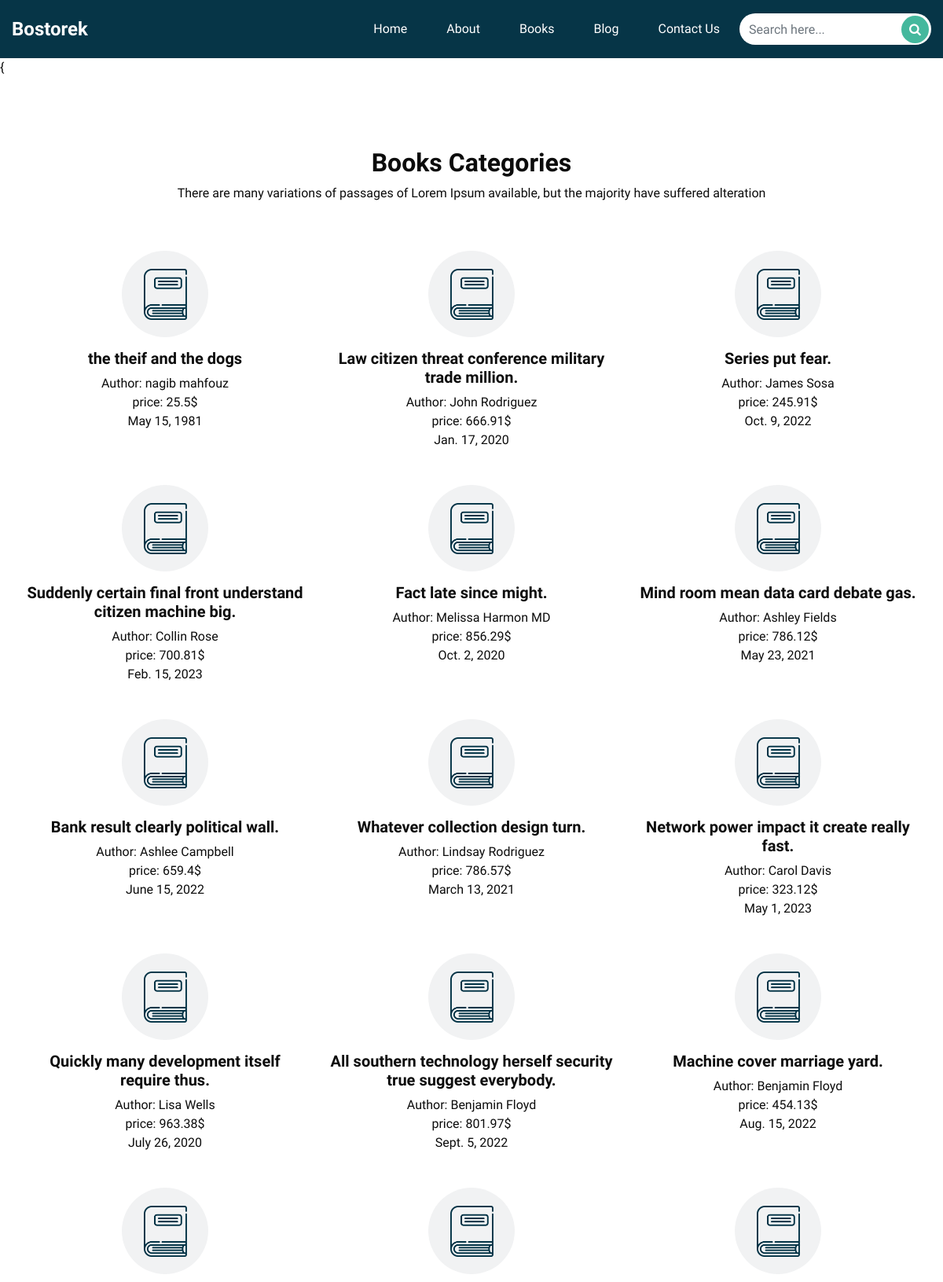
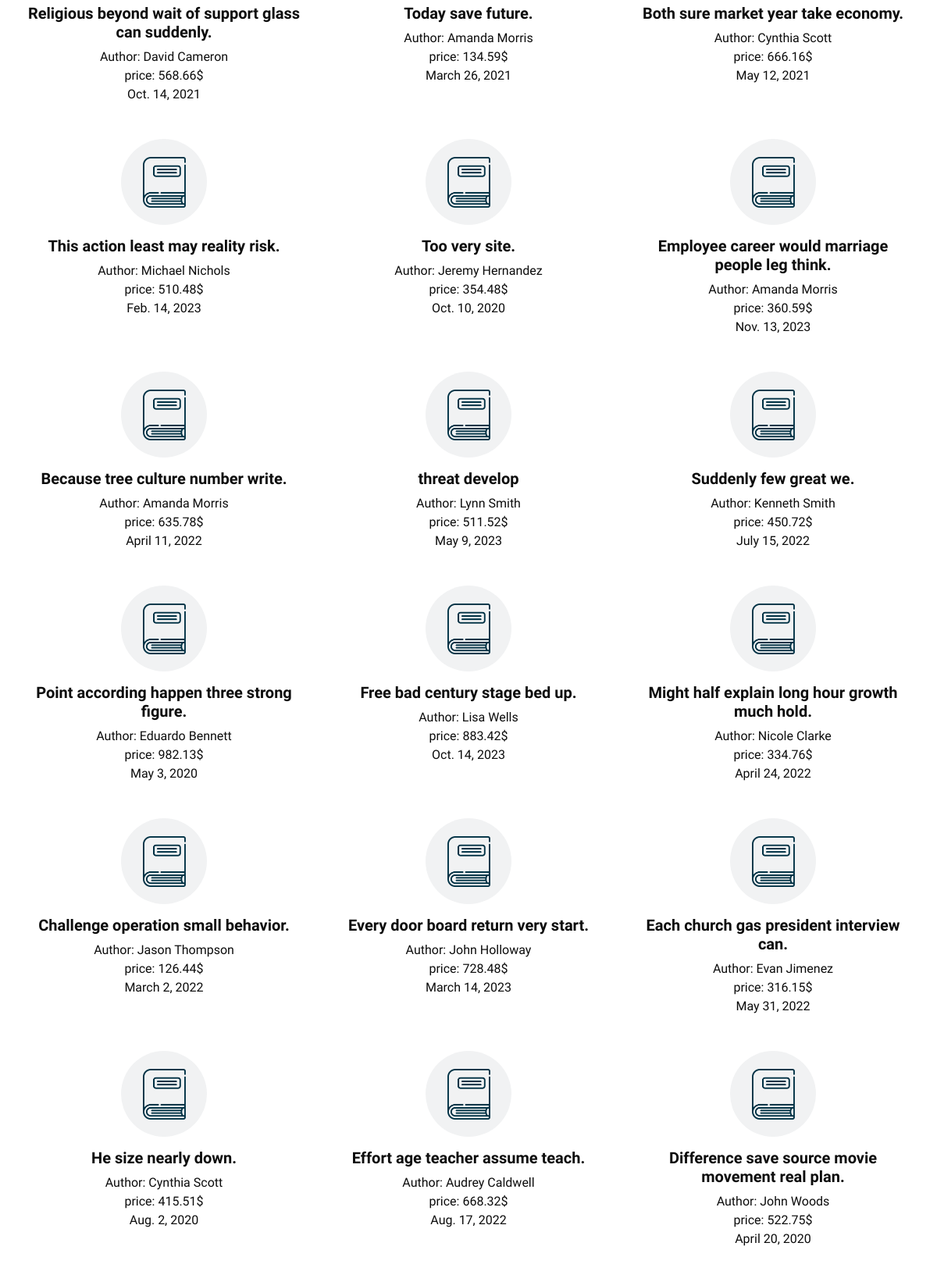
The page /books/ (upper part) on the database its author committed (2 pictures, top to bottom).
### book/models.py (models this page shows, shortened)
class Book(models.Model):
    title = models.CharField(max_length=50)
    Author = models.ForeignKey('Author',on_delete=models.SET_NULL,related_name="author_book", null=True, blank=True)
    publish_date = models.DateField()
    price = models.FloatField()
    slug = models.SlugField(null=True,blank=True)

class Author(models.Model):
    name = models.CharField(max_length=50)
    birth_date = models.DateField()
    biography = models.TextField(max_length=1000)
    slug = models.SlugField(null=True,blank=True)
    def __str__(self):
        return self.name

### book/views.py (the view)
# urls.py: path("",book_list),
def book_list(request):
    books = Book.objects.all()
    return render(request,'book/book_list.html',{'books':books})

### book/templates/book/book_list.html
{% extends "base.html" %}
{% load static %}
{% block body %}
  <section class="catagory_section layout_padding">
    <div class="catagory_container">
      <div class="container ">
        <div class="heading_container heading_center">
          <h2>
            Books Categories
          </h2>
          <p>
            There are many variations of passages of Lorem Ipsum available, but the majority have suffered alteration
          </p>
        </div>
        <div class="row">
          {% for object in books %}
          <div class="col-sm-6 col-md-4 ">
            <div class="box ">
              <div class="img-box">
                <a href="/books/{{object.slug}}">
              <img src="{% static 'images/cat1.png' %}" alt=""></a>
              </div>
              <div class="detail-box">
                <h5>
                  {{object.title}}
                </h5>
                <p>
                Author: {{object.Author}}
                </p>
                <p>
                price: {{object.price}}$
                </p>
                <p>
                  {{object.publish_date}}
                </p>
              </div>
            </div>
          </div>
          {% endfor %}
        </div>
      </div>
    </div>
  </section>
  {% endblock body %}

### Templates/base.html (shortened to what this page needs)
{% load static %}
<!DOCTYPE html>
<html>
<head>
  <link rel="stylesheet" type="text/css" href="{% static 'css/bootstrap.css' %}" />
  <link href="{% static 'css/font-awesome.min.css' %}" rel="stylesheet" />
  <link href="{% static 'css/style.css' %}" rel="stylesheet" />
  <link href="{% static 'css/responsive.css' %}" rel="stylesheet" />
</head>
<body>
  <div class="hero_area">
    <header class="header_section">
      <div class="container-fluid">
        <nav class="navbar navbar-expand-lg custom_nav-container ">
          <a class="navbar-brand" href="index.html">
            <span>
              Bostorek
            </span>
          </a>
          <div class="collapse navbar-collapse" id="navbarSupportedContent">
            <ul class="navbar-nav">
              <li class="nav-item active">
                <a class="nav-link pl-lg-0" href="base.html">Home <span class="sr-only">(current)</span></a>
              </li>
              <li class="nav-item">
                <a class="nav-link" href="about.html"> About</a>
              </li>
              <li class="nav-item">
                <a class="nav-link" href="book_list.html">Books</a>
              </li>
              <li class="nav-item">
                <a class="nav-link" href="blog.html"> Blog </a>
              </li>
              <li class="nav-item">
                <a class="nav-link" href="contact.html">Contact Us</a>
              </li>
            </ul>
            <from class="search_form">
              <input type="text" class="form-control" placeholder="Search here...">
              <button class="" type="submit">
                <i class="fa fa-search" aria-hidden="true"></i>
              </button>
            </from>
          </div>
        </nav>
      </div>
    </header>
	{
	{% block body %}
	{% endblock body %}
</body>
</html>

### static/css/style.css (style rules this page uses)
body { font-family: 'Mulish', sans-serif; color: #0c0c0c; background-color: #ffffff; overflow-x: hidden; }
.layout_padding { padding: 90px 0; }
.heading_container { display: -webkit-box; display: -ms-flexbox; display: flex; -webkit-box-orient: vertical; -webkit-box-direction: normal; -ms-flex-direction: column; flex-direction: column; -webkit-box-align: start; -ms-flex-align: start; align-items: flex-start; }
.heading_container h2 { position: relative; font-weight: bold; }
.heading_container.heading_center { -webkit-box-align: center; -ms-flex-align: center; align-items: center; text-align: center; }
a, a:hover, a:focus { text-decoration: none; }
.hero_area { position: relative; min-height: 100vh; display: -webkit-box; display: -ms-flexbox; display: flex; -webkit-box-orient: vertical; -webkit-box-direction: normal; -ms-flex-direction: column; flex-direction: column; }
.header_section { background-color: #063547; padding: 15px 0; }
.search_form { display: -webkit-box; display: -ms-flexbox; display: flex; margin: 0; position: relative; }
.search_form .form-control { border-radius: 45px; height: 40px; min-width: unset; border: none; }
.search_form button { position: absolute; top: 3px; right: 3px; width: 35px; height: 35px; padding: 0; border: none; outline: none; color: #ffffff; background-color: #44b89d; border-radius: 100%; }
.navbar-brand { padding: 0; margin: 0; color: #000000; font-size: 24px; font-weight: bold; }
.navbar-brand span { color: #ffffff; }
.custom_nav-container { padding: 0; }
.custom_nav-container .navbar-nav { margin-left: auto; }
.custom_nav-container .navbar-nav .nav-item .nav-link { padding: 10px 25px; color: #ffffff; text-align: center; }
.catagory_section { position: relative; }
.catagory_section .box { display: -webkit-box; display: -ms-flexbox; display: flex; -webkit-box-orient: vertical; -webkit-box-direction: normal; -ms-flex-direction: column; flex-direction: column; -webkit-box-align: center; -ms-flex-align: center; align-items: center; text-align: center; margin-top: 45px; background-color: #ffffff; -webkit-transition: all .2s; transition: all .2s; }
.catagory_section .box .img-box { width: 110px; min-width: 110px; height: 110px; margin-bottom: 15px; position: relative; display: -webkit-box; display: -ms-flexbox; display: flex; -webkit-box-pack: center; -ms-flex-pack: center; justify-content: center; -webkit-box-align: center; -ms-flex-align: center; align-items: center; background: #f1f2f3; border-radius: 100%; }
.catagory_section .box .img-box img { width: 55px; }
.catagory_section .box .detail-box h5 { font-weight: bold; }
.catagory_section .box .detail-box p { margin: 0; }

### static/css/responsive.css (style rules this page uses)
@media (min-width: 1200px) { .container { max-width: 1170px; } }

### rows shown on the page
Book: title "the theif and the dogs", Author "nagib mahfouz", price "25.5", publish_date "May 15, 1981"
Book: title "Law citizen threat conference military trade million.", Author "John Rodriguez", price "666.91", publish_date "Jan. 17, 2020"
Book: title "Series put fear.", Author "James Sosa", price "245.91", publish_date "Oct. 9, 2022"
Book: title "Suddenly certain final front understand citizen machine big.", Author "Collin Rose", price "700.81", publish_date "Feb. 15, 2023"
Book: title "Fact late since might.", Author "Melissa Harmon MD", price "856.29", publish_date "Oct. 2, 2020"
Book: title "Mind room mean data card debate gas.", Author "Ashley Fields", price "786.12", publish_date "May 23, 2021"
Book: title "Bank result clearly political wall.", Author "Ashlee Campbell", price "659.4", publish_date "June 15, 2022"
Book: title "Whatever collection design turn.", Author "Lindsay Rodriguez", price "786.57", publish_date "March 13, 2021"
Book: title "Network power impact it create really fast.", Author "Carol Davis", price "323.12", publish_date "May 1, 2023"
Book: title "Quickly many development itself require thus.", Author "Lisa Wells", price "963.38", publish_date "July 26, 2020"
Book: title "All southern technology herself security true suggest everybody.", Author "Benjamin Floyd", price "801.97", publish_date "Sept. 5, 2022"
Book: title "Machine cover marriage yard.", Author "Benjamin Floyd", price "454.13", publish_date "Aug. 15, 2022"
Book: title "Religious beyond wait of support glass can suddenly.", Author "David Cameron", price "568.66", publish_date "Oct. 14, 2021"
Book: title "Today save future.", Author "Amanda Morris", price "134.59", publish_date "March 26, 2021"
Book: title "Both sure market year take economy.", Author "Cynthia Scott", price "666.16", publish_date "May 12, 2021"
Book: title "This action least may reality risk.", Author "Michael Nichols", price "510.48", publish_date "Feb. 14, 2023"
Book: title "Too very site.", Author "Jeremy Hernandez", price "354.48", publish_date "Oct. 10, 2020"
Book: title "Employee career would marriage people leg think.", Author "Amanda Morris", price "360.59", publish_date "Nov. 13, 2023"
Book: title "Because tree culture number write.", Author "Amanda Morris", price "635.78", publish_date "April 11, 2022"
Book: title "threat develop", Author "Lynn Smith", price "511.52", publish_date "May 9, 2023"
Book: title "Suddenly few great we.", Author "Kenneth Smith", price "450.72", publish_date "July 15, 2022"
Book: title "Point according happen three strong figure.", Author "Eduardo Bennett", price "982.13", publish_date "May 3, 2020"
Book: title "Free bad century stage bed up.", Author "Lisa Wells", price "883.42", publish_date "Oct. 14, 2023"
Book: title "Might half explain long hour growth much hold.", Author "Nicole Clarke", price "334.76", publish_date "April 24, 2022"
Book: title "Challenge operation small behavior.", Author "Jason Thompson", price "126.44", publish_date "March 2, 2022"
Book: title "Every door board return very start.", Author "John Holloway", price "728.48", publish_date "March 14, 2023"
Book: title "Each church gas president interview can.", Author "Evan Jimenez", price "316.15", publish_date "May 31, 2022"
Book: title "He size nearly down.", Author "Cynthia Scott", price "415.51", publish_date "Aug. 2, 2020"
Book: title "Effort age teacher assume teach.", Author "Audrey Caldwell", price "668.32", publish_date "Aug. 17, 2022"
Book: title "Difference save source movie movement real plan.", Author "John Woods", price "522.75", publish_date "April 20, 2020"
